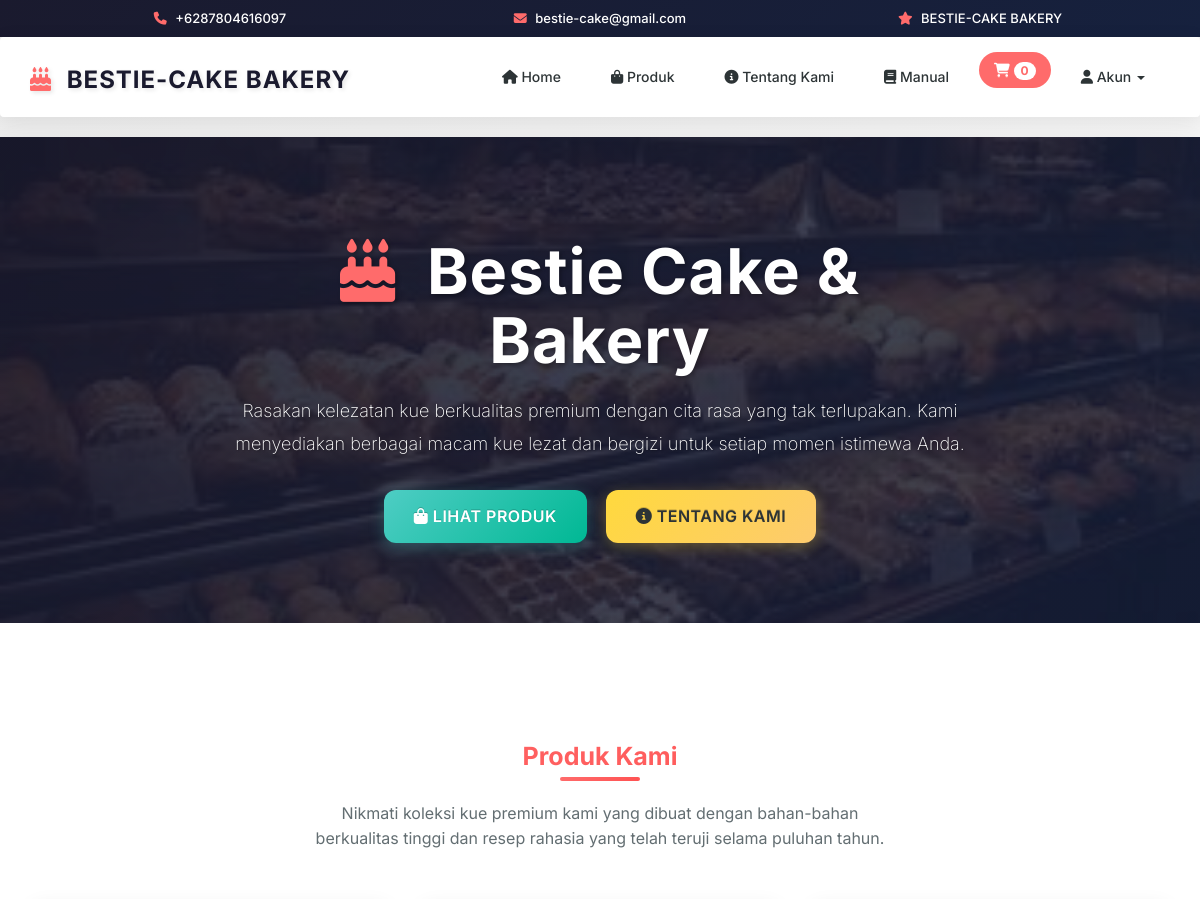
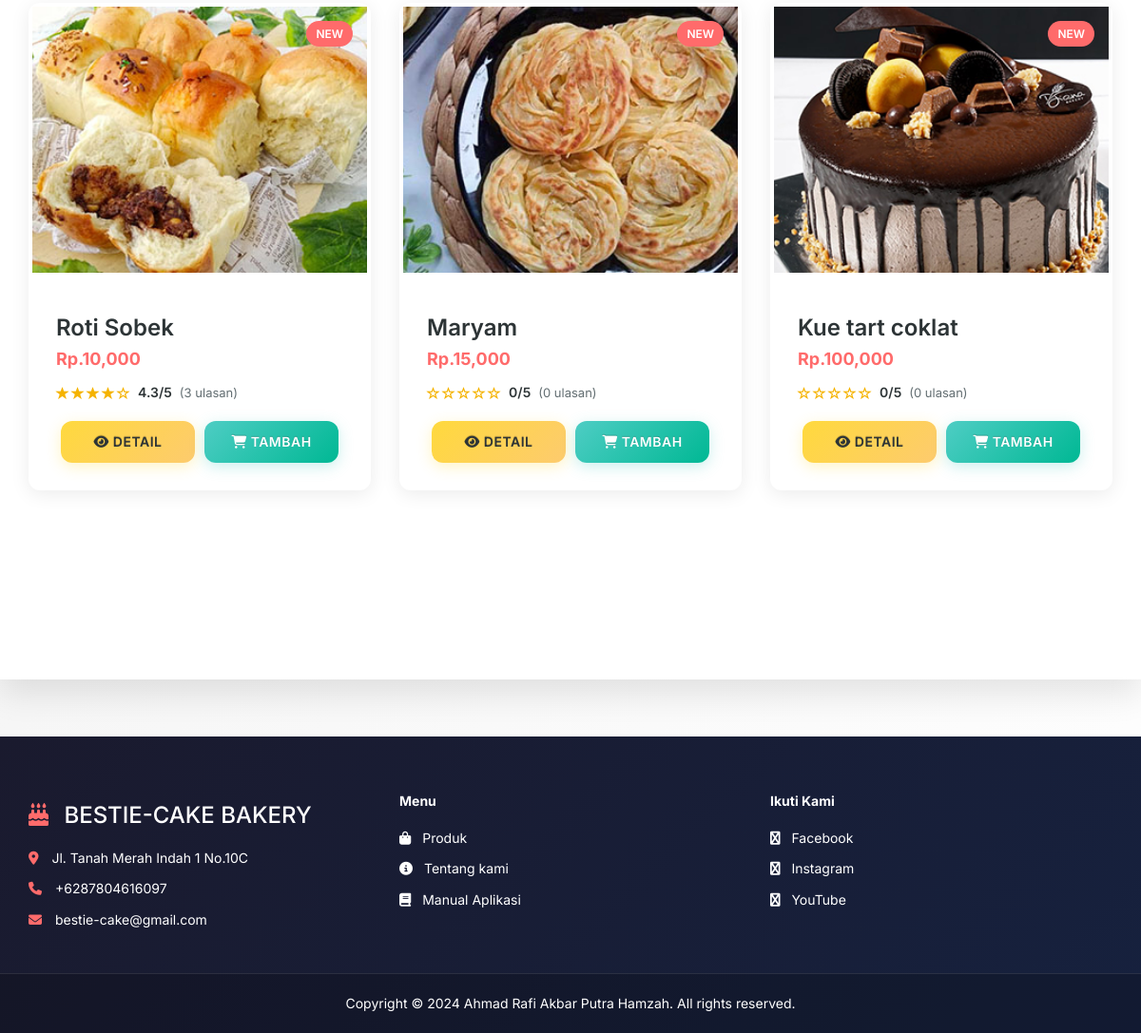
The page / on the database its author committed (2 pictures, top to bottom).
### tables this page shows
CREATE TABLE `produk` (
  `kode_produk` varchar(100) NOT NULL,
  `nama` varchar(100) NOT NULL,
  `image` text NOT NULL,
  `deskripsi` text NOT NULL,
  `harga` int(11) NOT NULL,
  PRIMARY KEY (`kode_produk`)
);

### index.php (the view, shortened to what this page needs)
<?php
include 'header.php';
?>
<?php
function render_stars_card($value){
    $full = floor($value);
    $half = ($value - $full) >= 0.5 ? 1 : 0;
    $empty = 5 - $full - $half;
    $out = '';
    for($i=0;$i<$full;$i++){ $out .= '<i class="glyphicon glyphicon-star" style="color:#f5b301"></i> '; }
    for($i=0;$i<$empty;$i++){ $out .= '<i class="glyphicon glyphicon-star-empty" style="color:#f5b301"></i> '; }
    return $out;
}
?>
<div class="jumbotron">
    <div class="container">
        <div class="row align-items-center">
            <div class="col-md-8 col-md-offset-2 text-center">
                <h1 style="margin-bottom: 20px; font-weight: 700; letter-spacing: 1px; text-shadow: 2px 2px 4px rgba(0,0,0,0.3);">
                    <i class="fa fa-birthday-cake" style="margin-right: 15px; color: var(--accent-color);"></i>
                    Bestie Cake & Bakery
                </h1>
                <p style="font-size: 18px; line-height: 1.8; margin-bottom: 30px; text-shadow: 1px 1px 2px rgba(0,0,0,0.3);">
                    Rasakan kelezatan kue berkualitas premium dengan cita rasa yang tak terlupakan.
                    Kami menyediakan berbagai macam kue lezat dan bergizi untuk setiap momen istimewa Anda.
                </p>
                <div style="margin-top: 30px;">
                    <a href="produk.php" class="btn btn-success" style="margin-right: 15px; padding: 15px 30px; font-size: 16px;">
                        <i class="fa fa-shopping-bag"></i> Lihat Produk
                    </a>
                    <a href="about.php" class="btn btn-warning" style="padding: 15px 30px; font-size: 16px;">
                        <i class="fa fa-info-circle"></i> Tentang Kami
                    </a>
                </div>
            </div>
        </div>
    </div>
</div>
<div class="container" style="padding: 60px 15px;">
    <h2 class="section-title">Produk Kami</h2>
    <p class="text-center" style="font-size: 16px; color: var(--text-light); margin-bottom: 50px; max-width: 600px; margin-left: auto; margin-right: auto;">
        Nikmati koleksi kue premium kami yang dibuat dengan bahan-bahan berkualitas tinggi dan resep rahasia yang telah teruji selama puluhan tahun.
    </p>
	<div class="row">
		<?php
		$result = mysqli_query($conn, "SELECT * FROM produk");
		while ($row = mysqli_fetch_assoc($result)) {
			?>
            <div class="col-sm-6 col-md-4" style="margin-bottom: 30px;">
				<div class="thumbnail" style="border: none; box-shadow: var(--shadow-light); transition: var(--transition);">
                    <div style="position: relative; overflow: hidden;">
                        <img src="image/produk/<?= $row['image']; ?>" loading="lazy" style="width:100%; height:280px; object-fit:cover; transition: var(--transition);">
                        <div style="position: absolute; top: 15px; right: 15px; background: var(--accent-color); color: white; padding: 5px 10px; border-radius: 15px; font-size: 12px; font-weight: 600;">
                            NEW
                        </div>
                    </div>
					<div class="caption" style="padding: 25px;">
						<h3 style="margin-bottom: 10px; font-weight: 600; color: var(--text-dark);"><?= $row['nama'];  ?></h3>
                        <h4 style="color: var(--accent-color); font-weight: 700; margin-bottom: 15px;">Rp.<?= number_format($row['harga']); ?></h4>
                        <?php
                        $kp = mysqli_real_escape_string($conn, $row['kode_produk']);
                        $qrev = mysqli_query($conn, "SELECT AVG(rating) as avg_rating, COUNT(*) as total FROM review WHERE kode_produk = '$kp'");
                        $rrev = mysqli_fetch_assoc($qrev);
                        $avg = ($rrev && $rrev['avg_rating']) ? round($rrev['avg_rating'],1) : 0;
                        $tot = ($rrev && $rrev['total']) ? (int)$rrev['total'] : 0;
                        ?>
                        <div style="display:flex; align-items:center; gap:8px; margin-bottom: 20px;">
                            <div style="display: flex; align-items: center; gap: 2px;">
                                <?= render_stars_card($avg); ?>
                            </div>
                            <span style="font-weight:600; font-size:14px; color:var(--text-dark);"><?= $avg; ?>/5</span>
                            <span style="font-size:13px; color:var(--text-light);">(<?= $tot; ?> ulasan)</span>
                        </div>
                        <div class="row product-actions" style="margin: 0;">
								<div class="col-md-6" style="padding: 0 5px;">
									<a href="detail_produk.php?produk=<?= $row['kode_produk']; ?>" class="btn btn-warning btn-block">
										<i class="fa fa-eye"></i> Detail
									</a>
								</div>
							<?php if(isset($_SESSION['kd_cs'])){ ?>
										<div class="col-md-6" style="padding: 0 5px;">
											<a href="proses/add.php?produk=<?= $row['kode_produk']; ?>&kd_cs=<?= $kode_cs; ?>&hal=1" class="btn btn-success btn-block" role="button">
												<i class="fa fa-shopping-cart"></i> Tambah
											</a>
										</div>
								<?php
							}
							else{
								?>
										<div class="col-md-6" style="padding: 0 5px;">
											<a href="keranjang.php" class="btn btn-success btn-block" role="button">
												<i class="fa fa-shopping-cart"></i> Tambah
											</a>
										</div>
								<?php
							}
							?>
						</div>
					</div>
				</div>
			</div>
			<?php
		}
		?>
	</div>
</div>
<br>
<br>
<br>
<br>
<?php
include 'footer.php';
?>

### css/style.css (style rules this page uses)
body { margin:0; padding: 0; }

### header.php (style rules this page uses)
:root { --primary-bg:#1a1a2e; --secondary-bg:#16213e; --accent-color:#ff6b6b; --accent-hover:#ff5252; --success-color:#4ecdc4; --warning-color:#ffd93d; --info-color:#6c5ce7; --text-dark:#2d3436; --text-light:#636e72; --border-radius:12px; --shadow-light:0 4px 20px rgba(0,0,0,0.08); --shadow-medium:0 8px 30px rgba(0,0,0,0.12); --shadow-heavy:0 15px 35px rgba(0,0,0,0.1); --transition:all 0.3s cubic-bezier(0.4, 0, 0.2, 1); }
* { box-sizing: border-box; }
html { scroll-behavior: smooth; }
body { background: linear-gradient(135deg,rgb(236, 236, 236) 0%,rgb(255, 255, 255) 100%); background-attachment: fixed; color: var(--text-dark); font-family: "Inter", "Segoe UI", Tahoma, Geneva, Verdana, sans-serif; line-height: 1.6; margin: 0; padding: 0; }
.section-title { background: linear-gradient(135deg, var(--accent-color), var(--accent-hover)); -webkit-background-clip: text; -webkit-text-fill-color: transparent; background-clip: text; font-weight: 700; font-size: 2.5rem; margin: 60px 0 30px 0; text-align: center; position: relative; }
.section-title::after { content: ''; position: absolute; bottom: -10px; left: 50%; transform: translateX(-50%); width: 80px; height: 4px; background: linear-gradient(135deg, var(--accent-color), var(--accent-hover)); border-radius: 2px; }
.btn { border-radius: var(--border-radius); border: none; font-weight: 600; padding: 12px 24px; text-transform: uppercase; letter-spacing: 0.5px; transition: var(--transition); position: relative; overflow: hidden; }
.btn::before { content: ''; position: absolute; top: 0; left: -100%; width: 100%; height: 100%; background: linear-gradient(90deg, transparent, rgba(255,255,255,0.2), transparent); transition: left 0.5s; }
.btn-success { background: linear-gradient(135deg, var(--success-color), #00b894); box-shadow: 0 4px 15px rgba(78, 205, 196, 0.3); }
.btn-warning { background: linear-gradient(135deg, var(--warning-color), #fdcb6e); color: var(--text-dark); box-shadow: 0 4px 15px rgba(255, 217, 61, 0.3); }
.thumbnail { border: none; border-radius: var(--border-radius); overflow: hidden; box-shadow: var(--shadow-light); transition: var(--transition); background: #ffffff; }
.thumbnail img { transition: var(--transition); }
.jumbotron { background: linear-gradient(135deg, rgba(26,26,46,0.9), rgba(22,33,62,0.8)), url('image/home/2.jpg') center/cover no-repeat; border-radius: 0; margin-bottom: 0; padding: 80px 0; color: #ffffff; text-align: center; }

### rows shown on the page
produk: image (picture), nama "Roti Sobek", harga "10,000", avg "4.3", tot "3"
produk: image (picture), nama "Maryam", harga "15,000", avg "0", tot "0"
produk: image (picture), nama "Kue tart coklat", harga "100,000", avg "0", tot "0"
